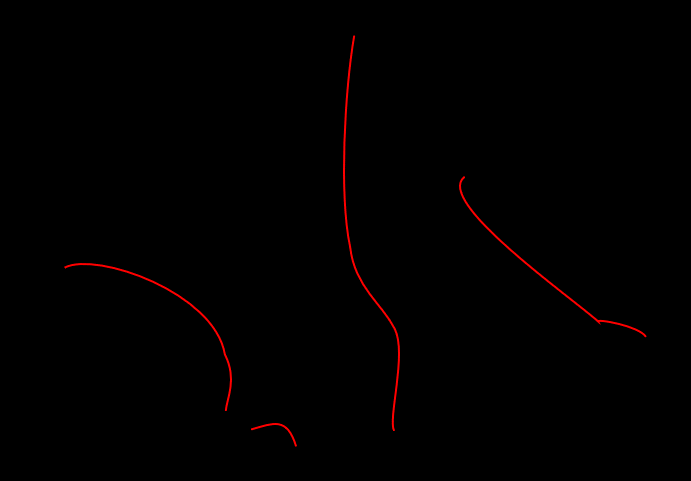
#> input picture MoSe2BNMoSe2/red.png, 691 x 481 px
$ python convert_to_pure.py
#> lines starting #> are read from the running program, lines starting #| are printed output that depends on the picture; after the words box and inside, x2 and y2 are one past the last pixel; in counts of white or black regions, pixels touching at a corner belong together
from PIL import Image

def convert(i):
    if i > 0:
        return 255
    else:
        return 0

im_red = Image.open("./red.png").convert("RGB")

out_red = im_red.split()[0].point(convert)
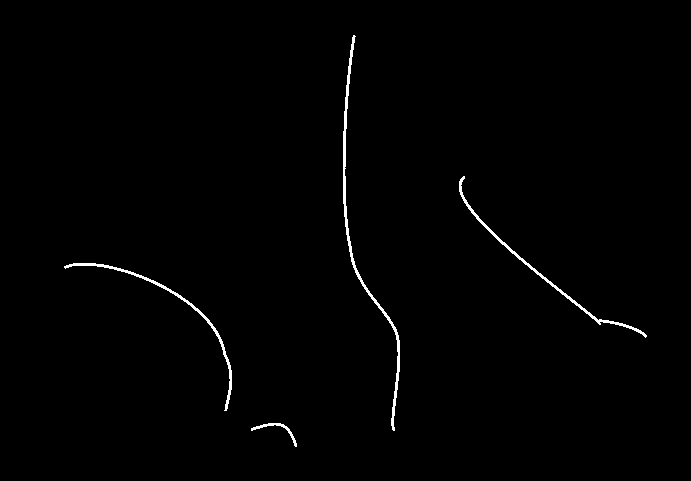
#> out_red: PIL image 691x481 L; 0.85% white in thin lines or dots, all inside (x1, y1, x2, y2) = (64, 35, 647, 447)

im_green = Image.open("./green.png").convert("RGB")
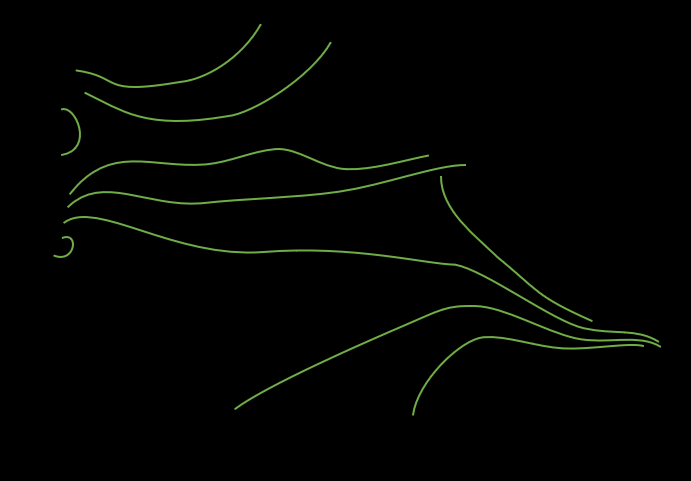
#> input picture MoSe2BNMoSe2/green.png, 691 x 481 px

out_green = im_green.split()[1].point(convert)
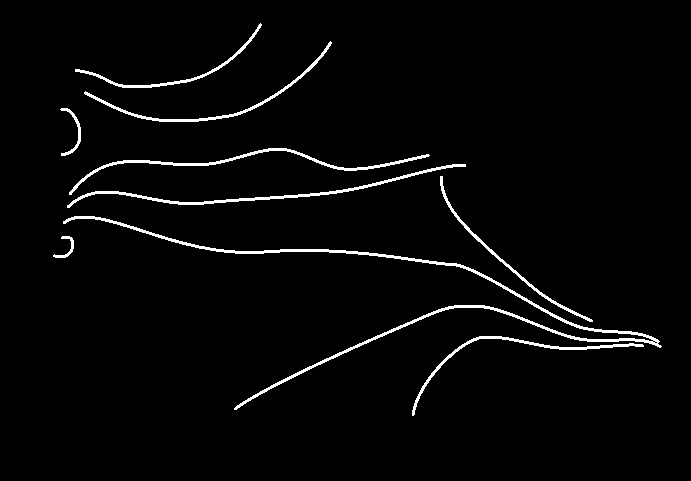
#> out_green: PIL image 691x481 L; 2.7% white; 9 white regions, largest, box (x1, y1, x2, y2) and area: (63, 216, 662, 410) 3236, (67, 164, 466, 208) 1220, (69, 148, 430, 195) 1133

im_blue = Image.open("./blue.png").convert("RGB")
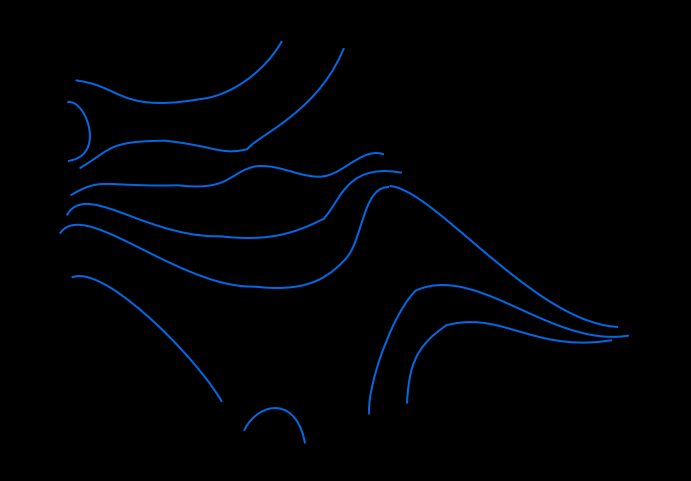
#> input picture MoSe2BNMoSe2/blue.png, 691 x 481 px

out_blue = im_blue.split()[2].point(convert)
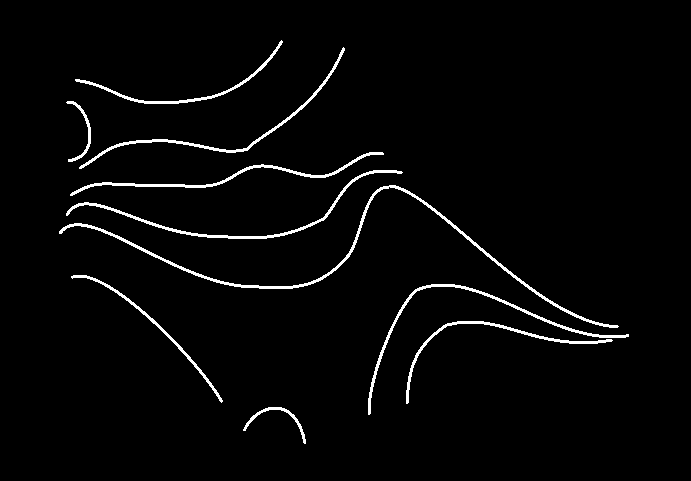
#> out_blue: PIL image 691x481 L; 2.6% white; 10 white regions, largest, box (x1, y1, x2, y2) and area: (59, 185, 619, 328) 2006, (66, 170, 403, 239) 1104, (368, 284, 629, 415) 1068

source = (out_green, out_red, out_blue)

im = Image.merge("RGB", source)
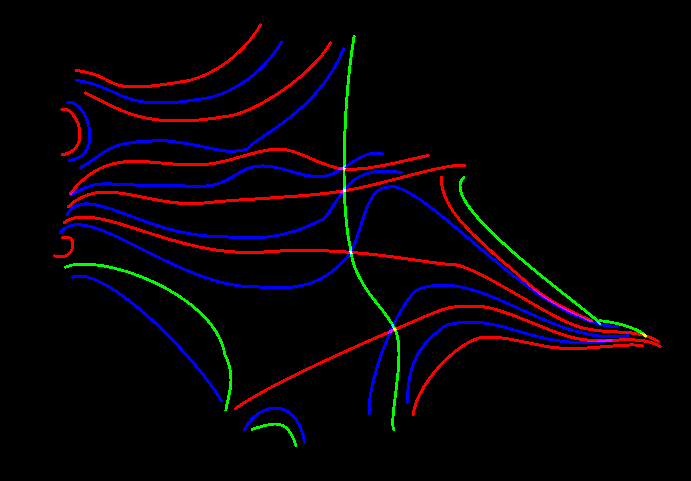
#> im: PIL image 691x481 RGB; mean R, G, B 6.8, 2.2, 6.7

im.show()

im.save("./combined_r_switch_g.PNG")
